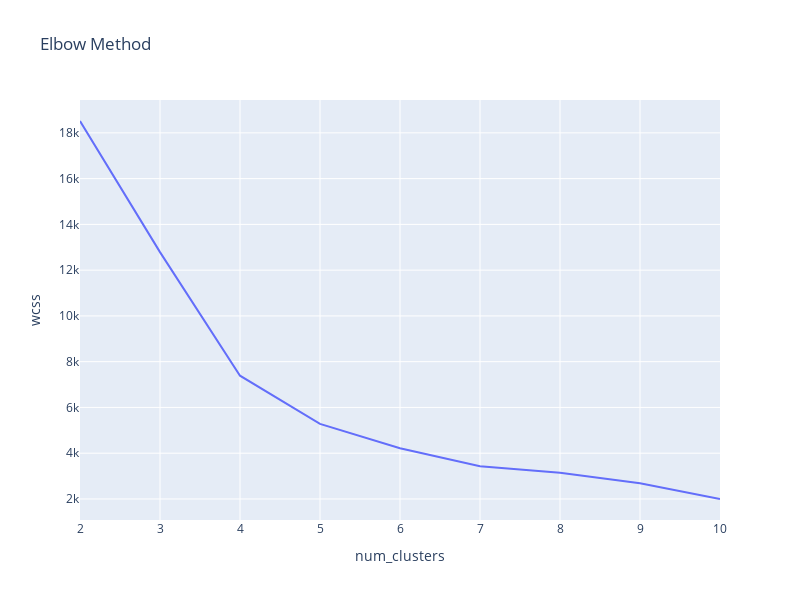

Notebook code cell kept with this figure:
### Markdown cell above
[Elbow Method - Gráfico do Cotovelo](https://rpubs.com/diascodes/770518):  
Método para avaliarmos a quantidade ideal de clusters, juntamente com o coeficiente de silhuetta.

A ideia desse método é encontrar o ponto aonde a soma dos quadrados das distâncias internas dos clusters (within-clusters sum-of-squares - **wcss**) começa a diminuir de forma mais lenta, formando uma espécie de "cotovelo" no gráfico.  

A partir desse ponto indicado no gráfico significa que não existe uma melhora significativa na clusterização em relação ao aumento de clusters.

### Code cell
fig_elbow_method = data_visualization.plot_elbow_method(df_silhuetta)
fig_elbow_method.show()

### Figure 1 — Plotly figure (JSON) as saved in the notebook; plotly's stock layout.template omitted (floating-point values rounded to 4 significant figures)
{"data": [{"hovertemplate": "num_clusters=%{x}<br>wcss=%{y}<extra></extra>", "legendgroup": "", "line": {"color": "#636efa", "dash": "solid"}, "marker": {"symbol": "circle"}, "mode": "lines", "name": "", "orientation": "v", "showlegend": false, "type": "scatter", "x": [2, 3, 4, 5, 6, 7, 8, 9, 10], "xaxis": "x", "y": [18520.0, 12790.0, 7386.0, 5278.0, 4215.0, 3434.0, 3143.0, 2684.0, 1998.0], "yaxis": "y"}], "layout": {"height": 600, "legend": {"tracegroupgap": 0}, "title": {"text": "Elbow Method"}, "width": 800, "xaxis": {"anchor": "y", "domain": [0, 1], "title": {"text": "num_clusters"}}, "yaxis": {"anchor": "x", "domain": [0, 1], "title": {"text": "wcss"}}}}
